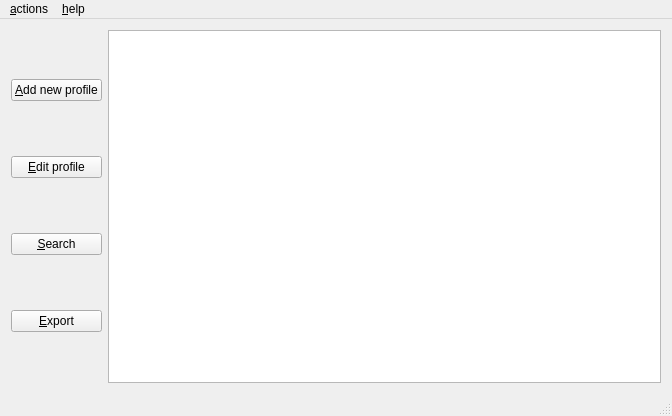
<?xml version="1.0" encoding="UTF-8"?>
<ui version="4.0">
 <class>MainWindow</class>
 <widget class="QMainWindow" name="MainWindow">
  <property name="geometry">
   <rect>
    <x>0</x>
    <y>0</y>
    <width>672</width>
    <height>416</height>
   </rect>
  </property>
  <property name="windowTitle">
   <string>Gakuseibesu</string>
  </property>
  <widget class="QWidget" name="centralWidget">
   <layout class="QHBoxLayout" name="horizontalLayout">
    <item>
     <layout class="QVBoxLayout" name="verticalLayout" stretch="0,0,0,0">
      <property name="sizeConstraint">
       <enum>QLayout::SetFixedSize</enum>
      </property>
      <property name="leftMargin">
       <number>0</number>
      </property>
      <item>
       <widget class="QPushButton" name="buttonAdd">
        <property name="text">
         <string>&amp;Add new profile</string>
        </property>
       </widget>
      </item>
      <item>
       <widget class="QPushButton" name="buttonEdit">
        <property name="text">
         <string>&amp;Edit profile</string>
        </property>
       </widget>
      </item>
      <item>
       <widget class="QPushButton" name="buttonSearch">
        <property name="text">
         <string>&amp;Search</string>
        </property>
       </widget>
      </item>
      <item>
       <widget class="QPushButton" name="buttonExport">
        <property name="text">
         <string>&amp;Export</string>
        </property>
       </widget>
      </item>
     </layout>
    </item>
    <item>
     <widget class="QListWidget" name="listWidget"/>
    </item>
   </layout>
  </widget>
  <widget class="QStatusBar" name="statusBar"/>
  <widget class="QMenuBar" name="menuBar">
   <property name="geometry">
    <rect>
     <x>0</x>
     <y>0</y>
     <width>672</width>
     <height>20</height>
    </rect>
   </property>
   <widget class="QMenu" name="menu_actions">
    <property name="title">
     <string>&amp;actions</string>
    </property>
    <addaction name="actionAdd_new_profile"/>
    <addaction name="actionSearch"/>
    <addaction name="actionExport"/>
   </widget>
   <widget class="QMenu" name="menu_help">
    <property name="title">
     <string>&amp;help</string>
    </property>
    <addaction name="action_About_program"/>
    <addaction name="action_About_Qt"/>
   </widget>
   <addaction name="menu_actions"/>
   <addaction name="menu_help"/>
  </widget>
  <action name="actionAdd_new_profile">
   <property name="text">
    <string>add new profile</string>
   </property>
  </action>
  <action name="actionSearch">
   <property name="text">
    <string>search</string>
   </property>
  </action>
  <action name="actionExport">
   <property name="text">
    <string>export</string>
   </property>
  </action>
  <action name="action_About_program">
   <property name="text">
    <string>About program</string>
   </property>
  </action>
  <action name="action_About_Qt">
   <property name="text">
    <string>About Qt</string>
   </property>
  </action>
 </widget>
 <layoutdefault spacing="6" margin="11"/>
 <resources/>
 <connections/>
</ui>
